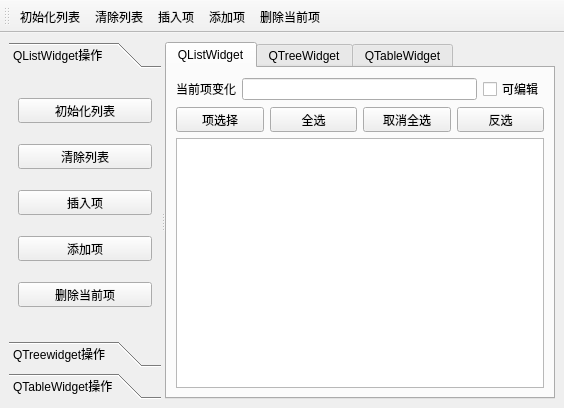
<?xml version="1.0" encoding="UTF-8"?>
<ui version="4.0">
 <class>MainWindow</class>
 <widget class="QMainWindow" name="MainWindow">
  <property name="geometry">
   <rect>
    <x>0</x>
    <y>0</y>
    <width>564</width>
    <height>408</height>
   </rect>
  </property>
  <property name="sizePolicy">
   <sizepolicy hsizetype="Expanding" vsizetype="Preferred">
    <horstretch>0</horstretch>
    <verstretch>0</verstretch>
   </sizepolicy>
  </property>
  <property name="windowTitle">
   <string>MainWindow</string>
  </property>
  <property name="toolButtonStyle">
   <enum>Qt::ToolButtonStyle::ToolButtonTextUnderIcon</enum>
  </property>
  <widget class="QWidget" name="centralwidget">
   <layout class="QVBoxLayout" name="verticalLayout_2">
    <item>
     <widget class="QSplitter" name="splitter">
      <property name="orientation">
       <enum>Qt::Orientation::Horizontal</enum>
      </property>
      <widget class="QToolBox" name="toolBox">
       <property name="sizePolicy">
        <sizepolicy hsizetype="Expanding" vsizetype="Preferred">
         <horstretch>0</horstretch>
         <verstretch>0</verstretch>
        </sizepolicy>
       </property>
       <property name="currentIndex">
        <number>0</number>
       </property>
       <widget class="QWidget" name="pageList">
        <property name="geometry">
         <rect>
          <x>0</x>
          <y>0</y>
          <width>153</width>
          <height>250</height>
         </rect>
        </property>
        <attribute name="label">
         <string>QListWidget操作</string>
        </attribute>
        <layout class="QGridLayout" name="gridLayout">
         <item row="0" column="0">
          <widget class="QToolButton" name="tBtnInit">
           <property name="sizePolicy">
            <sizepolicy hsizetype="Expanding" vsizetype="Fixed">
             <horstretch>0</horstretch>
             <verstretch>0</verstretch>
            </sizepolicy>
           </property>
           <property name="text">
            <string>初始化列表</string>
           </property>
           <property name="toolButtonStyle">
            <enum>Qt::ToolButtonStyle::ToolButtonTextOnly</enum>
           </property>
          </widget>
         </item>
         <item row="1" column="0">
          <widget class="QToolButton" name="tBtnClear">
           <property name="sizePolicy">
            <sizepolicy hsizetype="Expanding" vsizetype="Fixed">
             <horstretch>0</horstretch>
             <verstretch>0</verstretch>
            </sizepolicy>
           </property>
           <property name="text">
            <string>清除列表</string>
           </property>
           <property name="toolButtonStyle">
            <enum>Qt::ToolButtonStyle::ToolButtonTextOnly</enum>
           </property>
          </widget>
         </item>
         <item row="2" column="0">
          <widget class="QToolButton" name="tBtnInsert">
           <property name="sizePolicy">
            <sizepolicy hsizetype="Expanding" vsizetype="Fixed">
             <horstretch>0</horstretch>
             <verstretch>0</verstretch>
            </sizepolicy>
           </property>
           <property name="text">
            <string>插入项</string>
           </property>
           <property name="toolButtonStyle">
            <enum>Qt::ToolButtonStyle::ToolButtonTextOnly</enum>
           </property>
          </widget>
         </item>
         <item row="3" column="0">
          <widget class="QToolButton" name="tBtnAdd">
           <property name="sizePolicy">
            <sizepolicy hsizetype="Expanding" vsizetype="Fixed">
             <horstretch>0</horstretch>
             <verstretch>0</verstretch>
            </sizepolicy>
           </property>
           <property name="text">
            <string>添加项</string>
           </property>
           <property name="toolButtonStyle">
            <enum>Qt::ToolButtonStyle::ToolButtonTextOnly</enum>
           </property>
          </widget>
         </item>
         <item row="4" column="0">
          <widget class="QToolButton" name="tBtnDelete">
           <property name="sizePolicy">
            <sizepolicy hsizetype="Expanding" vsizetype="Fixed">
             <horstretch>0</horstretch>
             <verstretch>0</verstretch>
            </sizepolicy>
           </property>
           <property name="text">
            <string>删除当前项</string>
           </property>
           <property name="toolButtonStyle">
            <enum>Qt::ToolButtonStyle::ToolButtonTextOnly</enum>
           </property>
          </widget>
         </item>
        </layout>
       </widget>
       <widget class="QWidget" name="pageTree">
        <property name="geometry">
         <rect>
          <x>0</x>
          <y>0</y>
          <width>153</width>
          <height>250</height>
         </rect>
        </property>
        <attribute name="label">
         <string>QTreewidget操作</string>
        </attribute>
       </widget>
       <widget class="QWidget" name="pageTable">
        <property name="geometry">
         <rect>
          <x>0</x>
          <y>0</y>
          <width>153</width>
          <height>250</height>
         </rect>
        </property>
        <attribute name="label">
         <string>QTableWidget操作</string>
        </attribute>
       </widget>
      </widget>
      <widget class="QTabWidget" name="tabWidget">
       <property name="currentIndex">
        <number>0</number>
       </property>
       <widget class="QWidget" name="tabList">
        <attribute name="title">
         <string>QListWidget</string>
        </attribute>
        <layout class="QVBoxLayout" name="verticalLayout">
         <item>
          <layout class="QHBoxLayout" name="horizontalLayout">
           <item>
            <widget class="QLabel" name="labCurrentItem">
             <property name="text">
              <string>当前项变化</string>
             </property>
            </widget>
           </item>
           <item>
            <widget class="QLineEdit" name="editCurrentItem">
             <property name="readOnly">
              <bool>true</bool>
             </property>
            </widget>
           </item>
           <item>
            <widget class="QCheckBox" name="chkListEditable">
             <property name="text">
              <string>可编辑</string>
             </property>
            </widget>
           </item>
          </layout>
         </item>
         <item>
          <layout class="QHBoxLayout" name="horizontalLayout_2">
           <item>
            <widget class="QToolButton" name="tBtnSelectItem">
             <property name="sizePolicy">
              <sizepolicy hsizetype="Expanding" vsizetype="Fixed">
               <horstretch>0</horstretch>
               <verstretch>0</verstretch>
              </sizepolicy>
             </property>
             <property name="text">
              <string>项选择</string>
             </property>
             <property name="toolButtonStyle">
              <enum>Qt::ToolButtonStyle::ToolButtonTextOnly</enum>
             </property>
            </widget>
           </item>
           <item>
            <widget class="QToolButton" name="tBtnSelAll">
             <property name="sizePolicy">
              <sizepolicy hsizetype="Expanding" vsizetype="Fixed">
               <horstretch>0</horstretch>
               <verstretch>0</verstretch>
              </sizepolicy>
             </property>
             <property name="text">
              <string>全选</string>
             </property>
             <property name="toolButtonStyle">
              <enum>Qt::ToolButtonStyle::ToolButtonTextOnly</enum>
             </property>
            </widget>
           </item>
           <item>
            <widget class="QToolButton" name="tBtnSelNone">
             <property name="sizePolicy">
              <sizepolicy hsizetype="Expanding" vsizetype="Fixed">
               <horstretch>0</horstretch>
               <verstretch>0</verstretch>
              </sizepolicy>
             </property>
             <property name="text">
              <string>取消全选</string>
             </property>
             <property name="toolButtonStyle">
              <enum>Qt::ToolButtonStyle::ToolButtonTextOnly</enum>
             </property>
            </widget>
           </item>
           <item>
            <widget class="QToolButton" name="tBtnSelInvs">
             <property name="sizePolicy">
              <sizepolicy hsizetype="Expanding" vsizetype="Fixed">
               <horstretch>0</horstretch>
               <verstretch>0</verstretch>
              </sizepolicy>
             </property>
             <property name="text">
              <string>反选</string>
             </property>
             <property name="toolButtonStyle">
              <enum>Qt::ToolButtonStyle::ToolButtonTextOnly</enum>
             </property>
            </widget>
           </item>
          </layout>
         </item>
         <item>
          <widget class="QListWidget" name="listWidget"/>
         </item>
        </layout>
       </widget>
       <widget class="QWidget" name="tab_2">
        <attribute name="title">
         <string>QTreeWidget</string>
        </attribute>
       </widget>
       <widget class="QWidget" name="tab">
        <attribute name="title">
         <string>QTableWidget</string>
        </attribute>
       </widget>
      </widget>
     </widget>
    </item>
   </layout>
  </widget>
  <widget class="QToolBar" name="toolBar">
   <property name="windowTitle">
    <string>toolBar</string>
   </property>
   <attribute name="toolBarArea">
    <enum>TopToolBarArea</enum>
   </attribute>
   <attribute name="toolBarBreak">
    <bool>false</bool>
   </attribute>
   <addaction name="actionInitList"/>
   <addaction name="actionClear"/>
   <addaction name="actionInsert"/>
   <addaction name="actionAdd"/>
   <addaction name="actionDelete"/>
  </widget>
  <action name="actionInitList">
   <property name="icon">
    <iconset resource="res.qrc">
     <normaloff>:/images/icons/list.png</normaloff>:/images/icons/list.png</iconset>
   </property>
   <property name="text">
    <string>初始化列表</string>
   </property>
   <property name="menuRole">
    <enum>QAction::MenuRole::NoRole</enum>
   </property>
  </action>
  <action name="actionClear">
   <property name="icon">
    <iconset resource="res.qrc">
     <normaloff>:/images/icons/clear.png</normaloff>:/images/icons/clear.png</iconset>
   </property>
   <property name="text">
    <string>清除列表</string>
   </property>
   <property name="menuRole">
    <enum>QAction::MenuRole::NoRole</enum>
   </property>
  </action>
  <action name="actionInsert">
   <property name="icon">
    <iconset resource="res.qrc">
     <normaloff>:/images/icons/insert.png</normaloff>:/images/icons/insert.png</iconset>
   </property>
   <property name="text">
    <string>插入项</string>
   </property>
   <property name="menuRole">
    <enum>QAction::MenuRole::NoRole</enum>
   </property>
  </action>
  <action name="actionAdd">
   <property name="icon">
    <iconset resource="res.qrc">
     <normaloff>:/images/icons/add.png</normaloff>:/images/icons/add.png</iconset>
   </property>
   <property name="text">
    <string>添加项</string>
   </property>
   <property name="menuRole">
    <enum>QAction::MenuRole::NoRole</enum>
   </property>
  </action>
  <action name="actionDelete">
   <property name="icon">
    <iconset resource="res.qrc">
     <normaloff>:/images/icons/delete.png</normaloff>:/images/icons/delete.png</iconset>
   </property>
   <property name="text">
    <string>删除当前项</string>
   </property>
   <property name="menuRole">
    <enum>QAction::MenuRole::NoRole</enum>
   </property>
  </action>
  <action name="actionSelAll">
   <property name="text">
    <string>全选</string>
   </property>
   <property name="menuRole">
    <enum>QAction::MenuRole::NoRole</enum>
   </property>
  </action>
  <action name="actionSelNone">
   <property name="text">
    <string>全不选</string>
   </property>
   <property name="menuRole">
    <enum>QAction::MenuRole::NoRole</enum>
   </property>
  </action>
  <action name="actionSelInvs">
   <property name="text">
    <string>反选</string>
   </property>
   <property name="menuRole">
    <enum>QAction::MenuRole::NoRole</enum>
   </property>
  </action>
  <action name="actionQuit">
   <property name="icon">
    <iconset resource="res.qrc">
     <normaloff>:/images/icons/quit.png</normaloff>:/images/icons/quit.png</iconset>
   </property>
   <property name="text">
    <string>退出</string>
   </property>
   <property name="menuRole">
    <enum>QAction::MenuRole::NoRole</enum>
   </property>
  </action>
  <action name="actionSelPopMenu">
   <property name="icon">
    <iconset resource="res.qrc">
     <normaloff>:/images/icons/selItem.png</normaloff>:/images/icons/selItem.png</iconset>
   </property>
   <property name="text">
    <string>项选择</string>
   </property>
   <property name="menuRole">
    <enum>QAction::MenuRole::NoRole</enum>
   </property>
  </action>
 </widget>
 <resources>
  <include location="res.qrc"/>
 </resources>
 <connections>
  <connection>
   <sender>actionSelPopMenu</sender>
   <signal>triggered()</signal>
   <receiver>actionSelInvs</receiver>
   <slot>trigger()</slot>
   <hints>
    <hint type="sourcelabel">
     <x>-1</x>
     <y>-1</y>
    </hint>
    <hint type="destinationlabel">
     <x>-1</x>
     <y>-1</y>
    </hint>
   </hints>
  </connection>
  <connection>
   <sender>actionQuit</sender>
   <signal>triggered()</signal>
   <receiver>MainWindow</receiver>
   <slot>close()</slot>
   <hints>
    <hint type="sourcelabel">
     <x>-1</x>
     <y>-1</y>
    </hint>
    <hint type="destinationlabel">
     <x>281</x>
     <y>203</y>
    </hint>
   </hints>
  </connection>
  <connection>
   <sender>toolBox</sender>
   <signal>currentChanged(int)</signal>
   <receiver>tabWidget</receiver>
   <slot>setCurrentIndex(int)</slot>
   <hints>
    <hint type="sourcelabel">
     <x>85</x>
     <y>230</y>
    </hint>
    <hint type="destinationlabel">
     <x>360</x>
     <y>230</y>
    </hint>
   </hints>
  </connection>
  <connection>
   <sender>tabWidget</sender>
   <signal>currentChanged(int)</signal>
   <receiver>toolBox</receiver>
   <slot>setCurrentIndex(int)</slot>
   <hints>
    <hint type="sourcelabel">
     <x>360</x>
     <y>230</y>
    </hint>
    <hint type="destinationlabel">
     <x>85</x>
     <y>230</y>
    </hint>
   </hints>
  </connection>
 </connections>
</ui>
